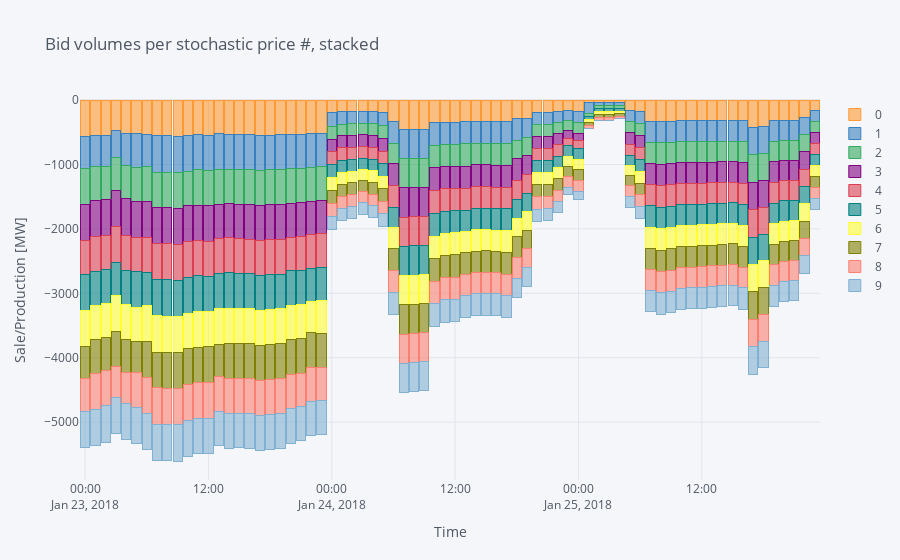

Notebook code for this chart:
### Code cell
# Plot optimal production in different plot types
optimal_production.iplot(kind='bar',barmode='stack', bargap=.1,title="Bid volumes per stochastic price #, stacked", xaxis_title="Time", yaxis_title="Sale/Production [MW]")
